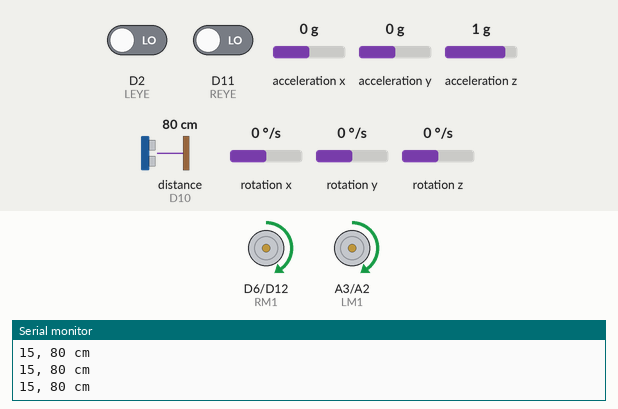
This sketch was run on a simulated Arduino Nano 33 IoT. Shown: motor-driver pin pairs drawn as motors (green arrow = first pin HIGH = forward, orange = second pin HIGH = backward, longer = more drive), the last lines printed to the serial monitor. Wiring (inferred from the names in the program): ultrasonic range finder: trigger A1; echo D10. Inputs (shaded band) come from the test bench; at power-on: distance to the obstacle (sensor on D10) 80 cm, D2 (LEYE) LOW, D11 (REYE) LOW, acceleration x 0 g, acceleration y 0 g, acceleration z 1 g, rotation x 0 °/s, rotation y 0 °/s, rotation z 0 °/s. The echo pulse lasts 58.3 µs per cm.

Above: at 1.2 s.
1.3 s: distance to the obstacle (sensor on D10) set to 12 cm
4.3 s: distance to the obstacle (sensor on D10) set to 9 cm
At 5.5 s:
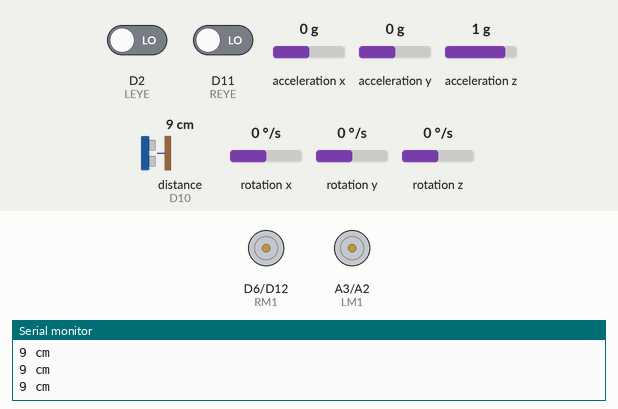
5.8 s: distance to the obstacle (sensor on D10) set to 18 cm
At 6.7 s:
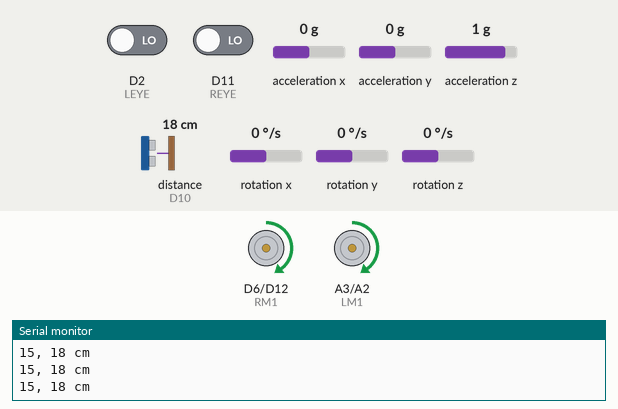
7.4 s: D2 (LEYE) driven HIGH
At 8.0 s:
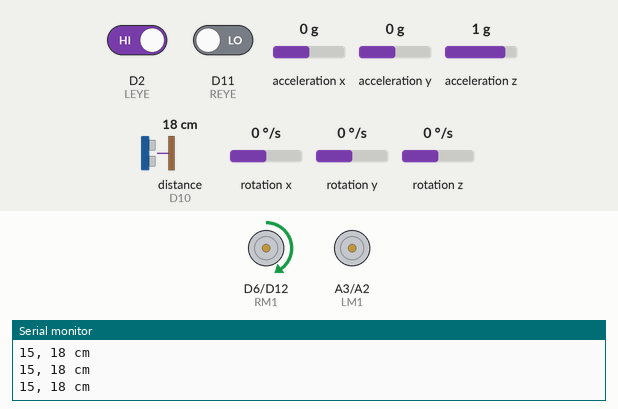
9.0 s: D2 (LEYE) driven LOW
At 10.2 s:
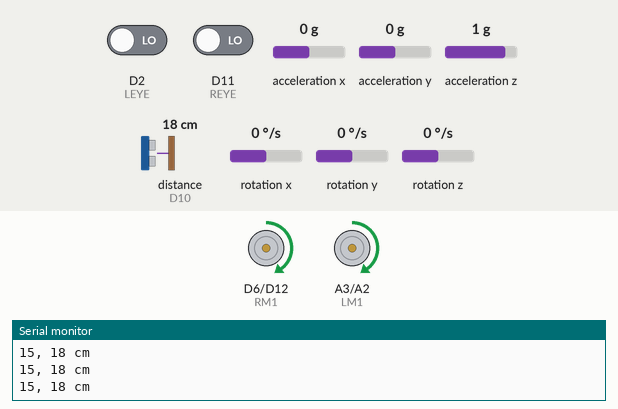
10.6 s: D11 (REYE) driven HIGH
At 11.6 s:
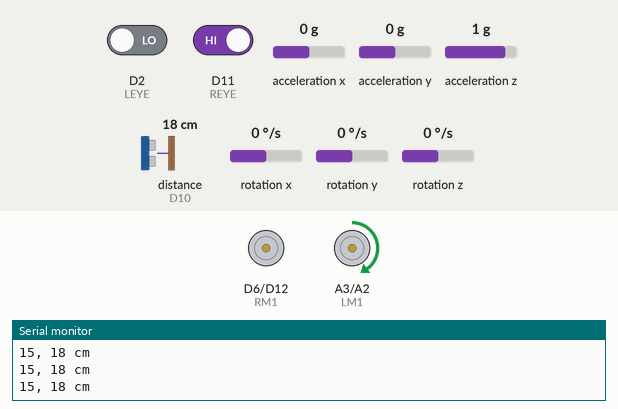
Timing chart, 0 to 13.3 s (numbered marks = the images above; inputs shaded):
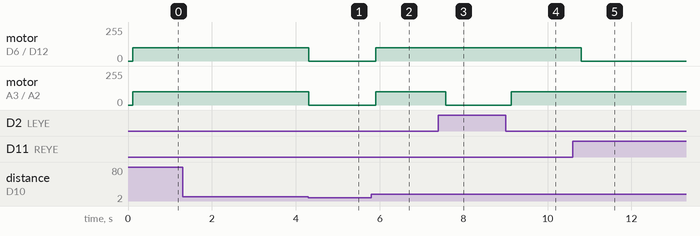

The sketch:

imu_vel_no_pid.ino
```cpp
#include <Arduino_LSM6DS3.h>

int speed_limit = 3;
int motor_limit = 255;

// Define Variables we'll be connecting to
double setpoint; // Desired Value
double input; // US Sensor
double output; // Motor

// L293D Connection
const int LM1 = 17;
const int LM2 = 16;
const int RM1 = 6;
const int RM2 = 12;

// IR Sensor Connection
const int LEYE = 2;
const int REYE = 11;

// Ultrasonic Connection
const int UST = 15;
const int USE = 10;

int right_turn() { // LEFT WHEEL FORWARD
  analogWrite(LM1, motor_limit);
  analogWrite(LM2, 0);
  analogWrite(RM1, 0);
  analogWrite(RM2, 0);
}

int left_turn() { // RIGHT WHEEL FORWARD
  analogWrite(LM1, 0);
  analogWrite(LM2, 0);
  analogWrite(RM1, motor_limit);
  analogWrite(RM2, 0);
}

int move_forward() { // ALL WHEEL FORWARD
  analogWrite(LM1, motor_limit);
  analogWrite(LM2, 0);
  analogWrite(RM1, motor_limit);
  analogWrite(RM2, 0);
}

int stop_all() { // STOP BUGGY
  analogWrite(LM1, 0);
  analogWrite(LM2, 0);
  analogWrite(RM1, 0);
  analogWrite(RM2, 0);
}

int distance; // Distance between the Obstacle and Vehicle
int last_distance; // Last Recorded Distance

void setup() {
  pinMode(LEYE, INPUT);
  pinMode(REYE, INPUT);

  pinMode(LM1, OUTPUT);
  pinMode(LM2, OUTPUT);
  pinMode(RM1, OUTPUT);
  pinMode(RM2, OUTPUT);

  pinMode(UST, OUTPUT);
  pinMode(USE, INPUT);

  Serial.begin(9600);
  while (!Serial) {
    Serial.println("LSM6DS3 IMU initialization…");
  }
  if (!IMU.begin()) {
    Serial.println("Failed to initialize IMU!");
    while (true); // halt program
  }
  Serial.println("IMU initialized");
}


void loop() {
  float aX, aY, aZ;
  float gX, gY, gZ;
  const char * spacer = ", ";

  int v, vX, vY, vZ;
  int dt = 10;

  // IR Sensor
  int left = digitalRead(LEYE);
  int right = digitalRead(REYE);

  long duration = 0;
  int distance = 0;

  // Ultrasonic Sensor
  while (distance == 0) {
    digitalWrite(UST, LOW);
    delayMicroseconds(2);
    digitalWrite(UST, HIGH);
    delayMicroseconds(10);
    digitalWrite(UST, LOW);

    duration = pulseIn(USE, HIGH);
    distance = duration / 58;
    input = distance; // Input Distance for PID

    Serial.print(distance);
    Serial.println(" cm");
  }

  if (distance > 10) {

    // Determine IMU Values
    if (IMU.accelerationAvailable() && IMU.gyroscopeAvailable()) {
      IMU.readAcceleration(aX, aY, aZ);
      IMU.readGyroscope(gX, gY, gZ);

      vX += 50 * abs((aX * dt));
      vY += 50 * abs((aY * dt));
      //vZ = abs(10*(aZ * dt));

      v = sqrt(vX * vX + vY * vY);

      int reduce_motor_limit = 100;

      if (v > speed_limit) {
        motor_limit = reduce_motor_limit;
      }
      else if (v <= speed_limit) {
        motor_limit = 255;
      }

      //    v = sqrt(vX*vX + vY*vY + vZ*vZ);

      Serial.print(v); Serial.print(spacer);

      delay(100);
    }

    if (left && right) {
      stop_all();
    }

    if (!left && !right) {
      move_forward();
    }

    if (!left && right) {
      right_turn();
    }

    if (left && !right) {
      left_turn();
    }
  }
  else if (distance <= 10) {
    stop_all();
  }
}
```

Measured:
- the behaviour switches between 11 and 10 cm on distance to the obstacle (sensor on D10) (found by bisection; images 0 and 1)
- after the input at 4.3 s, motor on D6 (RM1) / D12 (RM2), motor on A3 (LM1) / A2 (LM2): forward 100/255 → stopped at once
- after the input at 5.8 s, motor on D6 (RM1) / D12 (RM2), motor on A3 (LM1) / A2 (LM2): stopped → forward 100/255 after 0.10 s
- after the input at 7.4 s, motor on A3 (LM1) / A2 (LM2): forward 100/255 → stopped after 0.17 s
- after the input at 9.0 s, motor on A3 (LM1) / A2 (LM2): stopped → forward 100/255 after 0.14 s
- after the input at 10.6 s, motor on D6 (RM1) / D12 (RM2): forward 100/255 → stopped after 0.20 s
